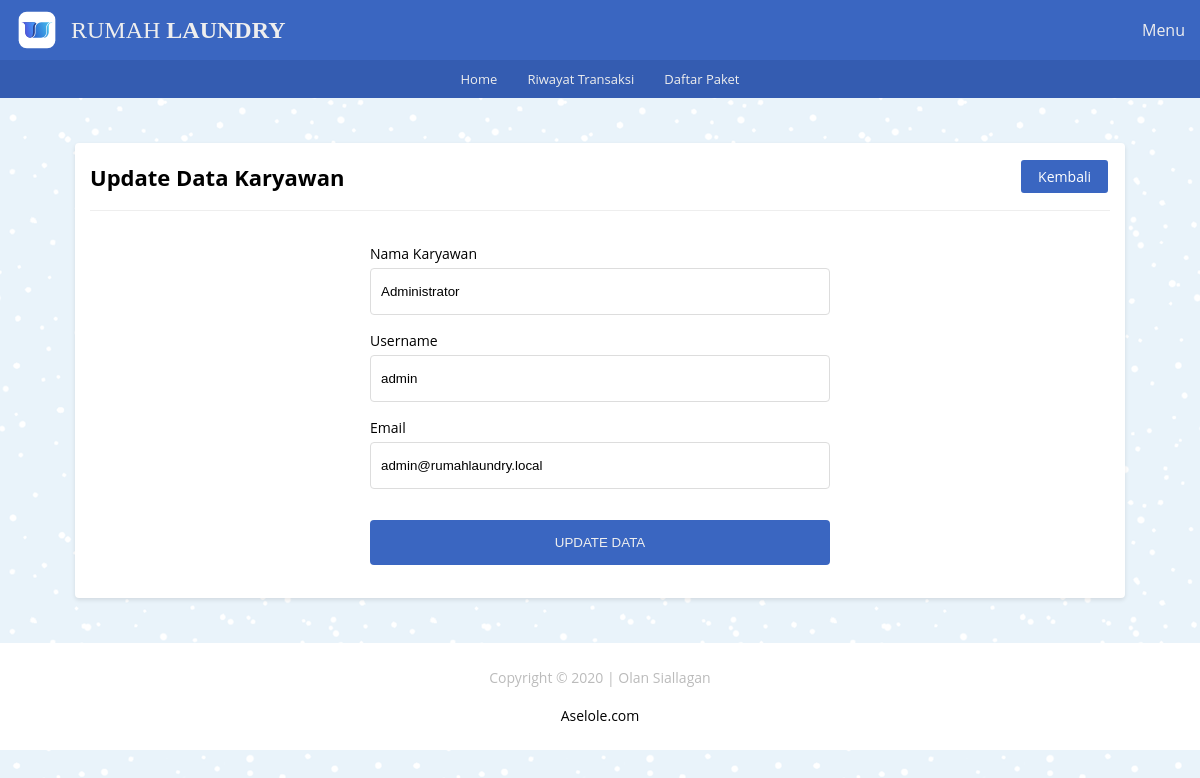
Screenshot of /app/karyawan/edit.php?id_user=1 with the database file from the repository.
### tables this page shows
CREATE TABLE `master` (
  `id_user` int(10) UNSIGNED NOT NULL,
  `nama` varchar(100) NOT NULL,
  `email` varchar(100) NOT NULL,
  `username` varchar(50) NOT NULL,
  `password` varchar(255) NOT NULL,
  `level` varchar(20) NOT NULL
);

### app/includes/_functions.php (called while the page is built, shortened)
<?php
$host	= 'localhost';
$user = 'root';
$pass	= '';
$db	= 'laundry';
$koneksi = mysqli_connect($host,$user,$pass,$db);
function query($query){
	global $koneksi;
	$result = mysqli_query($koneksi, $query);
	$rows = [];
	while ($row = mysqli_fetch_assoc($result)) {
		$rows[] = $row;
	}
	return $rows;
}

### app/karyawan/edit.php (the view, shortened to what this page needs)
<?php
	require_once('../_header.php');
	$id_user = $_GET['id_user'];
	$update = query("SELECT * FROM master WHERE id_user='$id_user'")[0];
?>
<div id="tambah_karyawan" class="main-content">
	<div class="container">
		<div class="baris">
			<div class="col mt-2">
				<div class="card">
					<div class="card-title card-flex">
						<div class="card-col">
							<h2>Update Data Karyawan</h2>
						</div>
						<div class="card-col txt-right">
							<a href="karyawan.php" class="btn-xs bg-primary">Kembali</a>
						</div>
					</div>
					<div class="card-body">
						<form action="" method="post" class="form-input">
							<div class="form-grup">
								<label for="nama">Nama Karyawan</label>
								<input type="text" name="nama" placeholder="Nama lengkap" autocomplete="off" id="nama" value="<?= $update['nama'] ?>">
							</div>
							<div class="form-grup">
								<label for="username">Username</label>
								<input type="text" name="username" placeholder="Username" autocomplete="off" id="username" value="<?= $update['username'] ?>">
							</div>
							<div class="form-grup">
								<label for="email">Email</label>
								<input type="text" name="email" placeholder="Email" autocomplete="off" id="email" value="<?= $update['email'] ?>">
							</div>
							<div class="form-grup ">
								<button type="submit" class="mt-1" name="update">Update Data</button>
							</div>
						</form>
					</div>
				</div>
			</div>
		</div>
	</div>
</div>
<?php require_once('../_footer.php') ?>

### app/_assets/css/style.css (style rules this page uses)
* { margin: 0; padding: 0; box-sizing: border-box; }
html,body { width: 100%; max-width: 100%; position: relative; font-family: 'Open sans', sans-serif; display: flex; flex-direction: column; background-image: url(../img/blue-snow.png); overflow-x: hidden; }
.txt-right { text-align: right; }
.mt-1 { margin-top: 15px }
.mt-2 { margin-top: 30px }
h2 { font-size: 22px; }
.main-content { display: flex; flex-direction: column; }
.container { display: flex; flex-direction: column; width: 1080px; max-width: 100%; margin: auto; padding: 0 15px; min-height: 20px; }
.baris { position: relative; margin: 0 -15px; display: flex; flex-direction: row; flex-wrap: wrap; }
.bg-primary { border: 2px solid #3a66c1; color: #ffffff; background-color: #3a66c1; }
.col { flex: 1; }
.card { background-color: #fff; margin: 15px; padding: 15px; border-radius: 4px; box-shadow: 0 2px 4px rgba(0,0,0,0.10); }
.card-body { position: relative; }
.card-title { padding-bottom: 15px; margin-bottom: 15px; border-bottom: 1px solid #eeeeee; }
.card-flex { display: flex; flex-direction: row; align-items: center; justify-content: space-between; }
.card-col { flex: 1; }
.form-input { width: 480px; margin: auto; display: flex; flex-direction: column; padding: 10px; }
.form-grup { display: flex; flex-direction: column; position: relative; margin: 8px 0; }
.form-grup label { font-size: 14px; margin-bottom: 5px; }
.form-grup input { width: 100%; padding: 15px 10px; border-radius: 4px; border: 1.5px solid #dddddd; outline: none; }
.form-grup button { background-color: #3a66c1; border: 0; color: #eeeeee; padding: 15px; border-radius: 4px; text-transform: uppercase; cursor: pointer; }
.btn-xs { font-size: 14px; display: inline-block; text-decoration: none; padding: 5px 15px; margin: 2px; border-radius: 3px; cursor: pointer; }

### rows the page displays
master: nama "Administrator", username "admin", email "admin@rumahlaundry.local"
